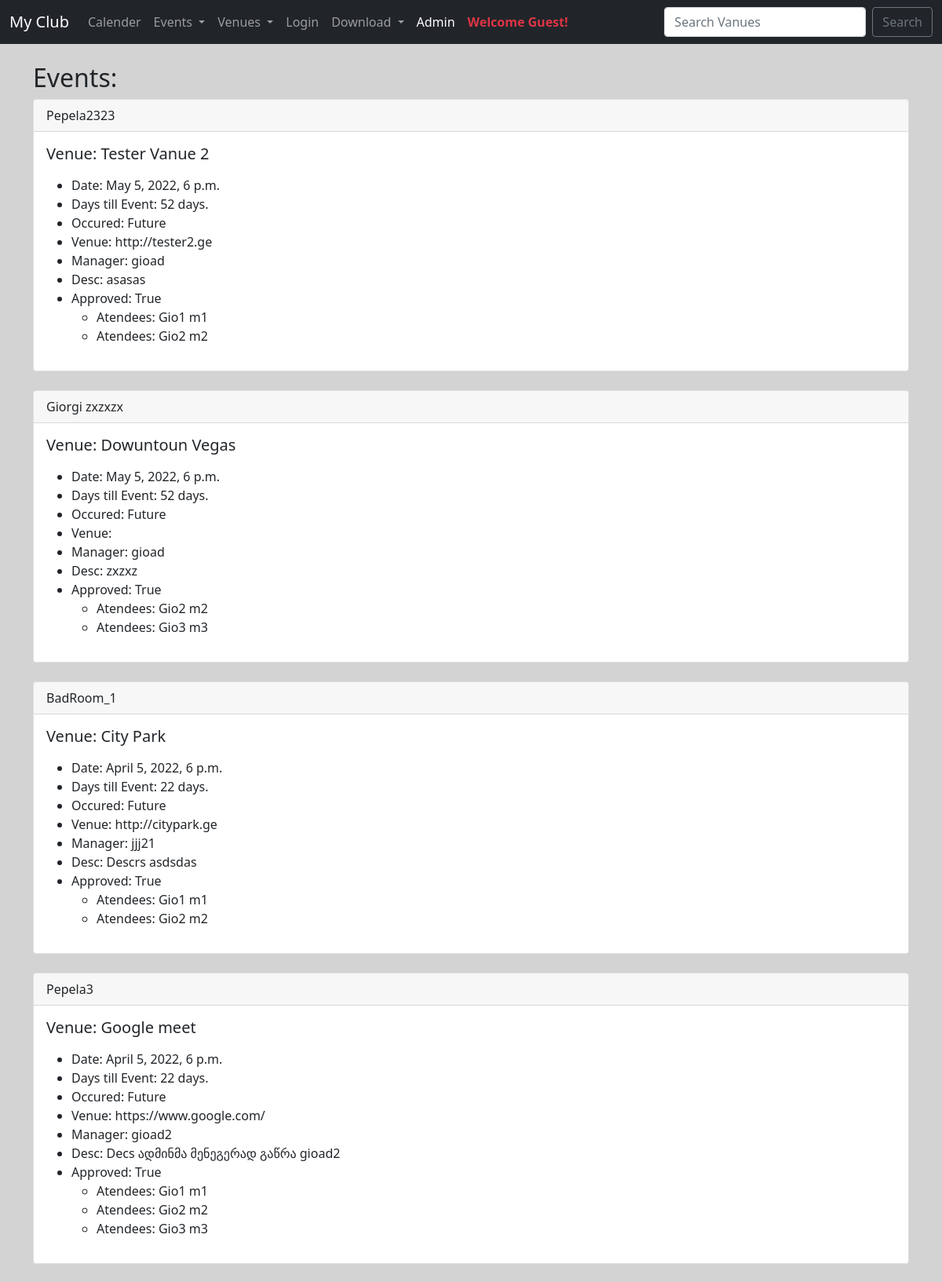
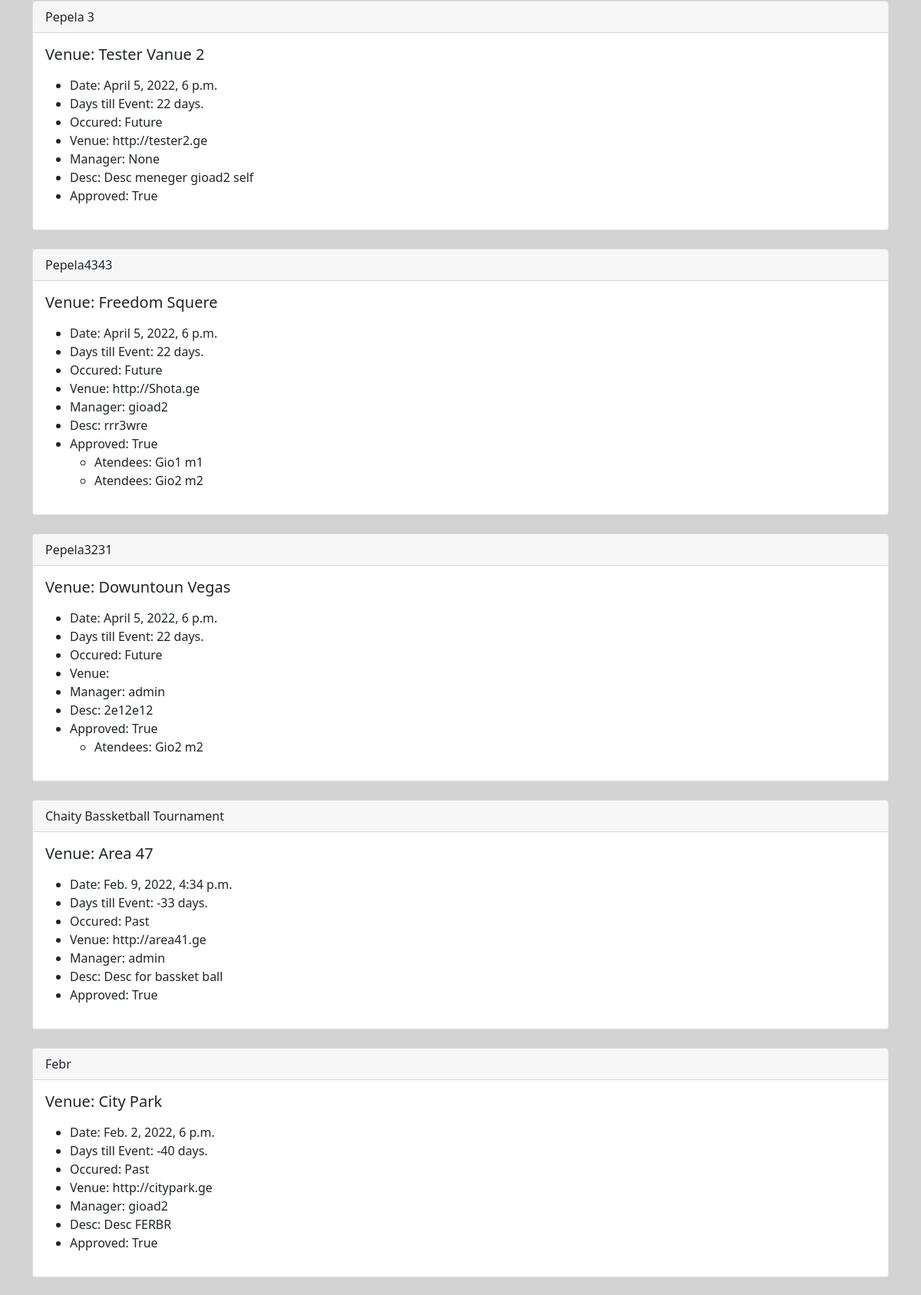
Screenshot of /events/ (upper part) with the database file from the repository (2 pictures, top to bottom).
### events/models.py (models this page shows)
class Event(models.Model):
    name =      models.CharField('Event Name', max_length=120)
    event_date = models.DateTimeField()
    venue  =    models.ForeignKey(Venue, blank=True, null=True, on_delete=models.CASCADE)
    manager =   models.ForeignKey(User, blank=True, null=True, on_delete=models.SET_NULL)
    description = models.TextField(blank=True, null=True)
    attendees = models.ManyToManyField(MyClubUser, blank=True)
    approved = models.BooleanField('Aprrovedd', default=False)
    def __str__(self) -> str:
        return self.name
    @property
    def Days_till(self):
        today = date.today()
        days_till = self.event_date.date() - today
        days_till_stripped = str(days_till).split(',', 1)[0]
        return days_till_stripped
    @property
    def Is_past(self):
        today = date.today()
        if self.event_date.date() < today:
            thing = "Past"
        else:
            thing = "Future"
        return thing

class Venue(models.Model):
    name =      models.CharField('Venue Name', max_length=120)
    address =   models.CharField(max_length=220)
    zip_code =  models.CharField('Zip Code', max_length=15)
    phone =     models.CharField('Contact Phone', max_length=120, blank=True)
    web =       models.URLField('Website Address', blank=True)
    email_address = models.EmailField('Email Address', blank=True)
    owner = models.IntegerField("Venue Owner", blank=False, default=1)
    venue_image = models.ImageField(null=True, blank=True, upload_to='images/')
    def __str__(self) -> str:
        return self.name

class MyClubUser(models.Model):
    first_name =    models.CharField(max_length=244)
    last_name =    models.CharField(max_length=244)
    Email =    models.EmailField('User Email')
    def __str__(self) -> str:
        return self.first_name + ' ' + self.last_name

### events/views.py (the view)
# urls.py: path('events/', views.all_events,  name='list-events'),
def all_events(request):
    event_list = Event.objects.all().order_by('-event_date')
    return render(request, 'events/event_list.html', {'event_list':event_list})

### events/templates/events/event_list.html (shortened to what this page needs)
{% extends 'events/base.html' %}
{% block content %}
<h2> Events: </h2>
{% for item in event_list %}
{% if item.approved %}
<div class="card">
    <div class="card-header">
        {{ item }}
    </div>
    <div class="card-body">
        <h5 class="card-title">Venue: {{ item.venue }}</h5>
        <p class="card-text">
        <ul>
            <li>Date: {{ item.event_date }}</li>
            <li>Days till Event: {{ item.Days_till }}.</li>
            <li>Occured: {{ item.Is_past }}</li>
            <li>Venue: {{ item.venue.web }}</li>
            <li>Manager: {{ item.manager }}</li>
            <li>Desc: {{ item.description }}</li>
            <li>Approved: {{ item.approved }}</li>
            <ul>
                {% for user in item.attendees.all %}
                <li>Atendees: {{ user }}</li>
                {% endfor %}
            </ul>
        </ul>
        </p>
    </div>
</div>
<br>
{% endif %}
{% endfor %}
{% endblock %}

### events/templates/events/base.html (style rules this page uses)
body { background: lightgrey; }

### rows the page displays
Event: name "Pepela2323", venue "Tester Vanue 2", event_date "May 5, 2022, 6 p.m.", Days_till "52 days", Is_past "Future", venue.web "http://tester2.ge", manager "gioad", description "asasas", approved "True"
MyClubUser: first_name+last_name "Gio1 m1"
MyClubUser: first_name+last_name "Gio2 m2"
Event: name "Giorgi zxzxzx", venue "Dowuntoun Vegas", event_date "May 5, 2022, 6 p.m.", Days_till "52 days", Is_past "Future", manager "gioad", description "zxzxz", approved "True"
MyClubUser: first_name+last_name "Gio3 m3"
Event: name "BadRoom_1", venue "City Park", event_date "April 5, 2022, 6 p.m.", Days_till "22 days", Is_past "Future", venue.web "http://citypark.ge", manager "jjj21", description "Descrs asdsdas", approved "True"
Event: name "Pepela3", venue "Google meet", event_date "April 5, 2022, 6 p.m.", Days_till "22 days", Is_past "Future", venue.web "https://www.google.com/", manager "gioad2", description "Decs ადმინმა მენეგერად გაწრა gioad2", approved "True"
Event: name "Pepela 3", venue "Tester Vanue 2", event_date "April 5, 2022, 6 p.m.", Days_till "22 days", Is_past "Future", venue.web "http://tester2.ge", manager "None", description "Desc meneger gioad2 self", approved "True"
Event: name "Pepela4343", venue "Freedom Squere", event_date "April 5, 2022, 6 p.m.", Days_till "22 days", Is_past "Future", venue.web "http://Shota.ge", manager "gioad2", description "rrr3wre", approved "True"
Event: name "Pepela3231", venue "Dowuntoun Vegas", event_date "April 5, 2022, 6 p.m.", Days_till "22 days", Is_past "Future", manager "admin", description "2e12e12", approved "True"
Event: name "Chaity Bassketball Tournament", venue "Area 47", event_date "Feb. 9, 2022, 4:34 p.m.", Days_till "-33 days", Is_past "Past", venue.web "http://area41.ge", manager "admin", description "Desc for bassket ball", approved "True"
Event: name "Febr", venue "City Park", event_date "Feb. 2, 2022, 6 p.m.", Days_till "-40 days", Is_past "Past", venue.web "http://citypark.ge", manager "gioad2", description "Desc FERBR", approved "True"
